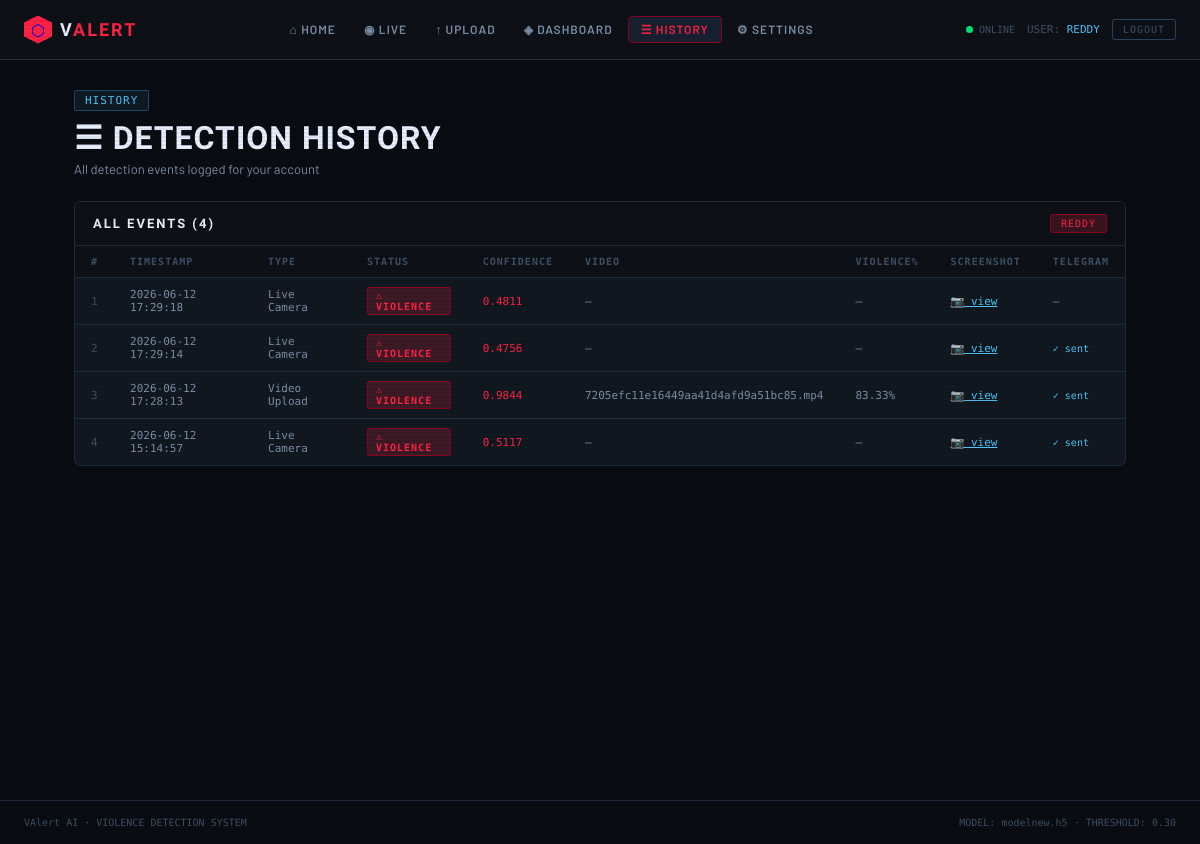
Page /history/ (signed in) on the committed database.
### detection/models.py (models this page shows, shortened)
class DetectionEvent(models.Model):
    DETECTION_TYPE = [
        ('live', 'Live Camera'),
        ('video', 'Video Upload'),
    ]
    STATUS = [
        ('violence', 'Violence Detected'),
        ('safe', 'No Violence'),
    ]
    user = models.ForeignKey(User, on_delete=models.CASCADE, null=True, blank=True)
    detection_type = models.CharField(max_length=10, choices=DETECTION_TYPE)
    status = models.CharField(max_length=10, choices=STATUS)
    confidence = models.FloatField()
    timestamp = models.DateTimeField(auto_now_add=True)
    screenshot = models.ImageField(upload_to='screenshots/', null=True, blank=True)
    video_filename = models.CharField(max_length=255, null=True, blank=True)
    violence_percentage = models.FloatField(null=True, blank=True)
    total_frames = models.IntegerField(null=True, blank=True)
    violence_frames = models.IntegerField(null=True, blank=True)
    telegram_sent = models.BooleanField(default=False)
    class Meta:
        ordering = ['-timestamp']

### detection/views.py (the view)
# urls.py: path('history/',  views.history_view,  name='history'),
@login_required
def history_view(request):
    from .models import DetectionEvent
    events = DetectionEvent.objects.filter(user=request.user).order_by('-timestamp')
    return render(request, 'detection/history.html', {'events': events})

### detection/templates/detection/history.html (shortened to what this page needs)
{% extends "detection/base.html" %}
{% block content %}
<div class="hist-layout">
  <div style="margin-bottom:8px"><span class="tag tag-blue">History</span></div>
  <div class="page-title">☰ DETECTION HISTORY</div>
  <div class="page-sub">All detection events logged for your account</div>
  <div class="panel">
    <div class="panel-header">
      <span class="panel-title">All Events ({{ events|length }})</span>
      <span class="tag tag-red" style="font-size:10px">{{ request.user.username|upper }}</span>
    </div>
    {% if events %}
    <div style="overflow-x:auto;max-height:75vh;overflow-y:auto">
      <table>
        <thead>
          <tr>
            <th>#</th><th>Timestamp</th><th>Type</th><th>Status</th>
            <th>Confidence</th><th>Video</th><th>Violence%</th><th>Screenshot</th><th>Telegram</th>
          </tr>
        </thead>
        <tbody>
          {% for e in events %}
          <tr>
            <td style="color:var(--text-muted)">{{ forloop.counter }}</td>
            <td>{{ e.timestamp|date:"Y-m-d H:i:s" }}</td>
            <td>{{ e.get_detection_type_display }}</td>
            <td>
              {% if e.status == 'violence' %}
                <span class="badge badge-v">⚠ VIOLENCE</span>
              {% else %}
                <span class="badge badge-s">✓ SAFE</span>
              {% endif %}
            </td>
            <td style="color:{% if e.status == 'violence' %}var(--red){% else %}var(--green){% endif %}">
              {{ e.confidence|floatformat:4 }}
            </td>
            <td>{{ e.video_filename|default:"—" }}</td>
            <td>{% if e.violence_percentage %}{{ e.violence_percentage }}%{% else %}—{% endif %}</td>
            <td>{% if e.screenshot %}<a href="/media/{{ e.screenshot }}" target="_blank" style="color:var(--blue)">📷 view</a>{% else %}—{% endif %}</td>
            <td>{% if e.telegram_sent %}<span class="tg-sent">✓ sent</span>{% else %}—{% endif %}</td>
          </tr>
          {% endfor %}
        </tbody>
      </table>
    </div>
    {% else %}
    <div class="no-data">No events recorded yet.</div>
    {% endif %}
  </div>
</div>
{% endblock %}

### detection/templates/detection/base.html (shortened to what this page needs)
{% load static %}
<!DOCTYPE html>
<html lang="en">
<head>
</head>
<body>
<nav>
  <a class="nav-logo" href="/">
    <div class="nav-logo-icon">⬡</div>
    <span class="nav-logo-text">V<span>ALERT</span></span>
  </a>
  {% if user.is_authenticated %}
  <ul class="nav-links">
    <li><a href="/"          {% if request.resolver_match.url_name == 'index'     %}class="active"{% endif %}>⌂ Home</a></li>
    <li><a href="/live/"     {% if request.resolver_match.url_name == 'live'      %}class="active"{% endif %}>◉ Live</a></li>
    <li><a href="/upload/"   {% if request.resolver_match.url_name == 'upload'    %}class="active"{% endif %}>↑ Upload</a></li>
    <li><a href="/dashboard/"{% if request.resolver_match.url_name == 'dashboard' %}class="active"{% endif %}>◈ Dashboard</a></li>
    <li><a href="/history/"  {% if request.resolver_match.url_name == 'history'   %}class="active"{% endif %}>☰ History</a></li>
    <li><a href="/settings/" {% if request.resolver_match.url_name == 'settings'  %}class="active"{% endif %}>⚙ Settings</a></li>
  </ul>
  <div class="nav-right">
    <div class="status-dot-wrap"><div class="sdot"></div>ONLINE</div>
    <span class="nav-user">USER: <span>{{ user.username|upper }}</span></span>
    <a href="/logout/" class="btn-logout">LOGOUT</a>
  </div>
  {% endif %}
</nav>
<main>{% block content %}{% endblock %}</main>
<footer>
  <span>VAlert AI · VIOLENCE DETECTION SYSTEM</span>
  <span>MODEL: modelnew.h5 · THRESHOLD: 0.30</span>
</footer>
</body>
</html>

### rows in the picture
DetectionEvent: timestamp "2026-06-12 17:29:18", detection_type "Live Camera", status "⚠ VIOLENCE", confidence "0.4811", video_filename "—"
DetectionEvent: timestamp "2026-06-12 17:29:14", detection_type "Live Camera", status "⚠ VIOLENCE", confidence "0.4756", video_filename "—", telegram_sent "✓ sent"
DetectionEvent: timestamp "2026-06-12 17:28:13", detection_type "Video Upload", status "⚠ VIOLENCE", confidence "0.9844", video_filename "7205efc11e16449aa41d4afd9a51bc85.mp4", violence_percentage "83.33", telegram_sent "✓ sent"
DetectionEvent: timestamp "2026-06-12 15:14:57", detection_type "Live Camera", status "⚠ VIOLENCE", confidence "0.5117", video_filename "—", telegram_sent "✓ sent"

### other values in the picture
{{ user.username|upper }} "REDDY"
{{ events|length }} "4"
{{ request.user.username|upper }} "REDDY"
